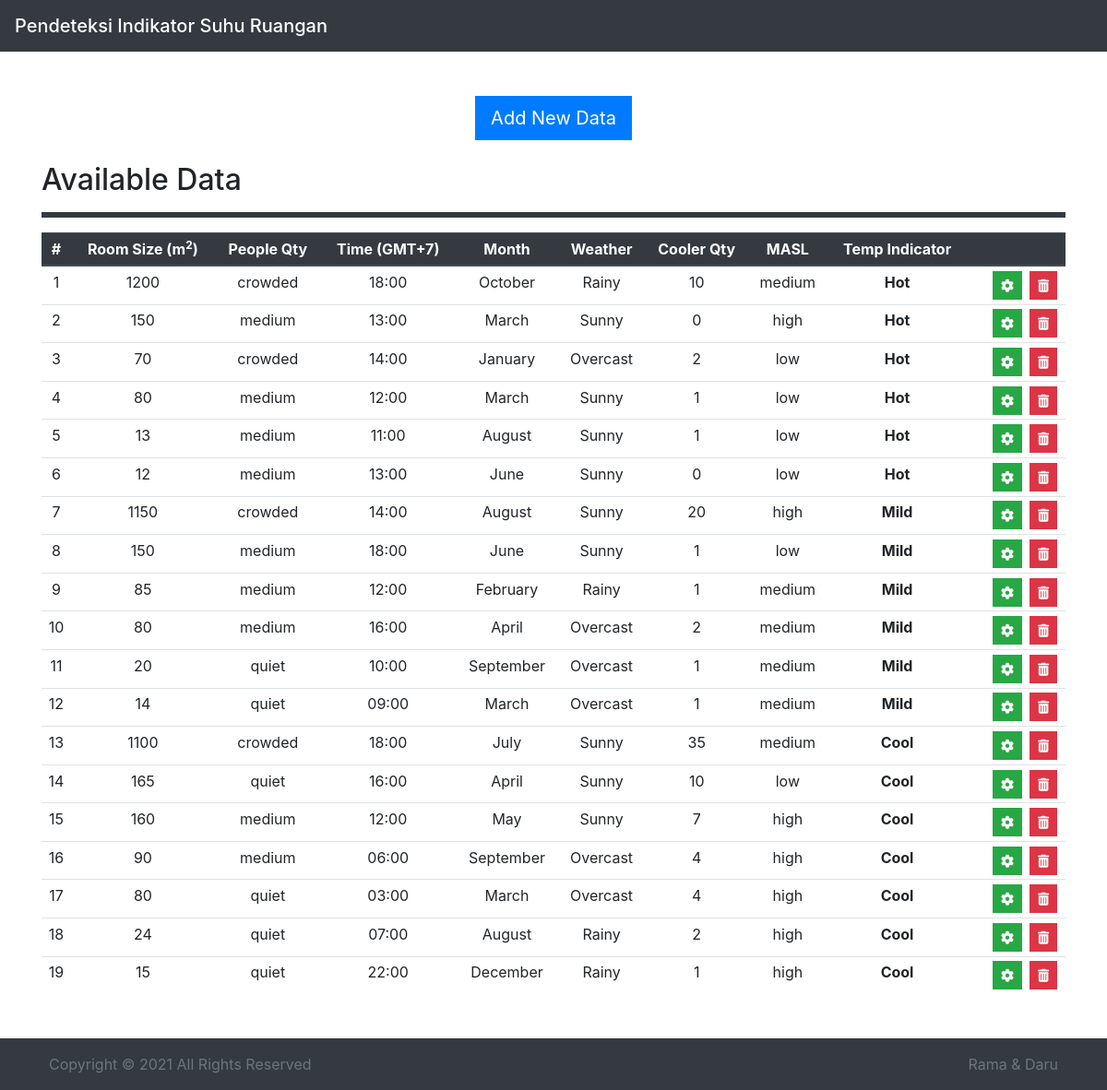
Before: / with the older database file.
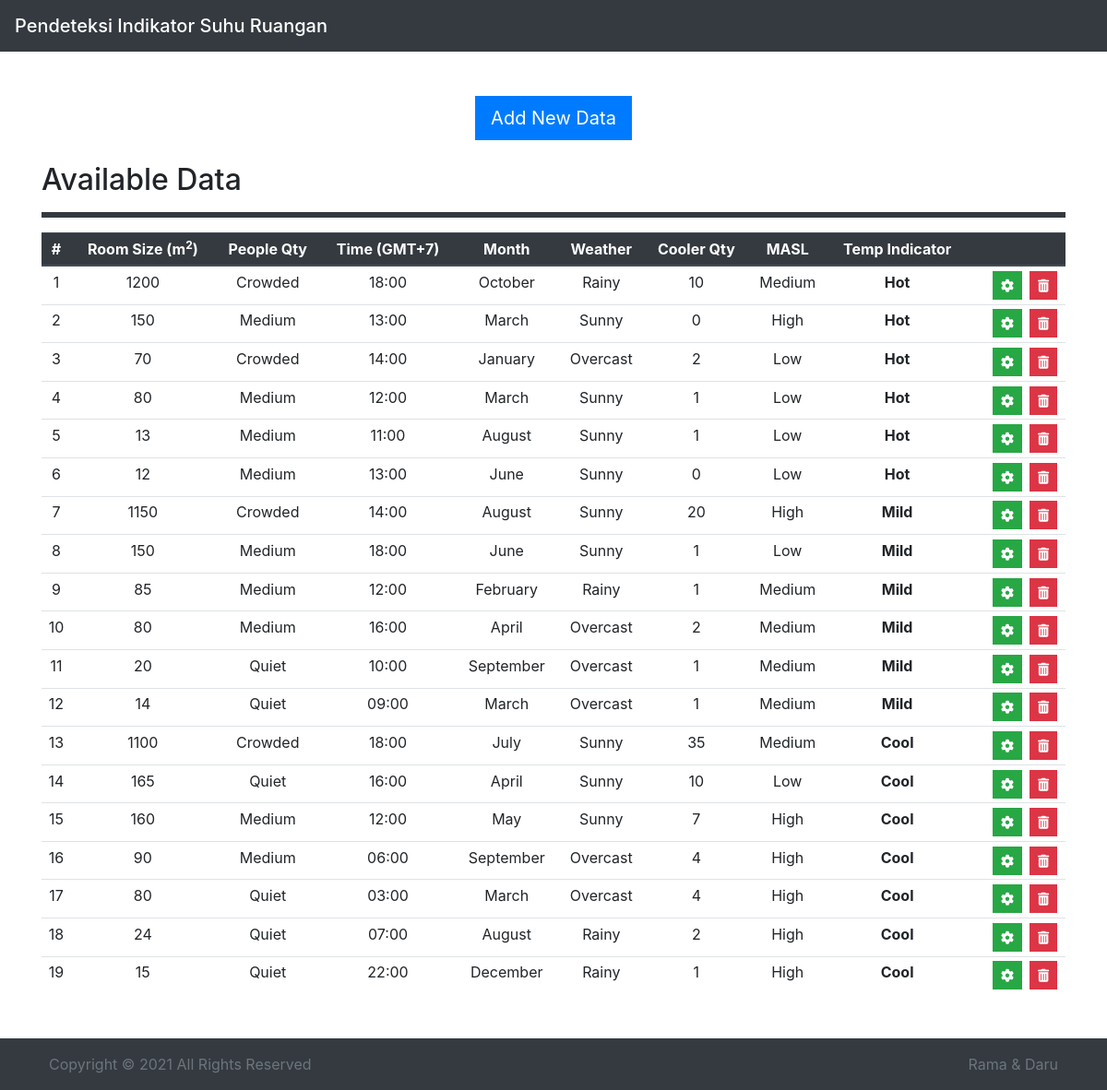
After: the same page with the newer database file.
### tables this page shows
CREATE TABLE `data` (
  `Id` int(11) NOT NULL,
  `RoomSize` int(11) NOT NULL,
  `PeopleQty` int(11) NOT NULL,
  `Time` time NOT NULL,
  `Month` int(11) NOT NULL,
  `Weather` int(11) NOT NULL,
  `CoolerQty` int(11) NOT NULL,
  `MASL` int(11) NOT NULL,
  `TempIndicator` int(11) NOT NULL
);

CREATE TABLE `people_qty` (
  `Id` int(11) NOT NULL,
  `PeopleQty` varchar(7) NOT NULL
);

CREATE TABLE `month` (
  `Id` int(11) NOT NULL,
  `Month` varchar(9) NOT NULL
);

CREATE TABLE `weather` (
  `Id` int(11) NOT NULL,
  `Weather` varchar(11) NOT NULL
);

CREATE TABLE `masl` (
  `Id` int(11) NOT NULL,
  `MASL` varchar(6) NOT NULL
);

CREATE TABLE `temp_indicator` (
  `Id` int(11) NOT NULL,
  `TempIndicator` varchar(11) NOT NULL
);

### index.php (the view, shortened to what this page needs)
<!DOCTYPE html>
<html lang="en">
<head>
  <link rel="stylesheet" href="https://stackpath.bootstrapcdn.com/bootstrap/4.4.1/css/bootstrap.min.css">
</head>
<body>
  <?php
    include 'database.php';
   ?>
  <header>
    <nav class="navbar navbar-dark bg-dark">
      <a class="navbar-brand mb-0 h1" href="index.php">Pendeteksi Indikator Suhu Ruangan</a>
    </nav>
  </header>
  <main class="container my-5">
    <div class="text-center my-4">
      <a class="btn btn-primary align-center btn-lg rounded-0" href="form.php" role="button">Add New Data</a>
    </div>
    <h2>Available Data</h2>
    <hr class="bg-dark">
    <?php
      $queryData = "SELECT * FROM data ORDER BY Id DESC";
      $exeData = mysqli_query($link, $queryData);
     ?>
    <table class="table table-sm table-hover">
      <thead class="thead-dark">
        <tr>
          <th class="text-center">#</th>
          <th class="text-center">Room Size (m<sup>2</sup>)</th>
          <th class="text-center">People Qty</th>
          <th class="text-center">Time (GMT+7)</th>
          <th class="text-center">Month</th>
          <th class="text-center">Weather</th>
          <th class="text-center">Cooler Qty</th>
          <th class="text-center">MASL</th>
          <th class="text-center">Temp Indicator</th>
          <th class="text-center"></th>
        </tr>
      </thead>
      <tbody>
        <?php
          $count = 0;
          while ($rowData = mysqli_fetch_object($exeData)) {
            $count++;
            $queryTemp = "SELECT TempIndicator FROM temp_indicator WHERE Id = ".$rowData->TempIndicator;
            $exeTemp = mysqli_query($link, $queryTemp);
            $rowTemp = mysqli_fetch_object($exeTemp);
            $queryMon = "SELECT Month FROM month WHERE Id = ".$rowData->Month;
            $exeMon = mysqli_query($link, $queryMon);
            $rowMon = mysqli_fetch_object($exeMon);
            $queryWeat = "SELECT Weather FROM weather WHERE Id = ".$rowData->Weather;
            $exeWeat = mysqli_query($link, $queryWeat);
            $rowWeat = mysqli_fetch_object($exeWeat);
            $queryPeople = "SELECT PeopleQty FROM people_qty WHERE Id = ".$rowData->PeopleQty;
            $exePeople = mysqli_query($link, $queryPeople);
            $rowPeople = mysqli_fetch_object($exePeople);
            $queryMasl = "SELECT MASL FROM masl WHERE Id = ".$rowData->MASL;
            $exeMasl = mysqli_query($link, $queryMasl);
            $rowMasl = mysqli_fetch_object($exeMasl);
            ?>
              <tr >
                <td class="text-center"><?=$count?></td>
                <td class="text-center"><?=$rowData->RoomSize?></td>
                <td class="text-center"><?=$rowPeople->PeopleQty?></td>
                <td class="text-center">
                  <?php
                    $Time = explode(":", $rowData->Time);
                    print("$Time[0]:$Time[1]");
                  ?>
                </td>
                <td class="text-center"><?=$rowMon->Month;?></td>
                <td class="text-center"><?=$rowWeat->Weather?></td>
                <td class="text-center"><?=$rowData->CoolerQty?></td>
                <td class="text-center"><?=$rowMasl->MASL?></td>
                <td class="text-center"><b><?=$rowTemp->TempIndicator?></b></td>
                <td class="">
                  <a href="#" class="btn btn-sm btn-danger rounded-0 float-right mx-1">
                    <i class="fa fa-trash"></i>
                  </a>
                  <a href="#" class="btn btn-sm btn-success rounded-0 float-right mx-1">
                    <i class="fa fa-cog"></i>
                  </a>
                </td>
              </tr>
            <?php
          }
         ?>
      </tbody>
    </table>
  </main>
  <footer class="bg-dark p-2">
      <div class="container">
        <div class="row">
          <div class="col-6">
            <p class="m-2 text-muted text-left">Copyright &copy; 2021 All Rights Reserved</p>
          </div>
          <div class="col-6">
            <p class="m-2 text-muted text-right">Rama & Daru</p>
          </div>
        </div>
      </div>
  </footer>
</body>
</html>

### index.php (style rules this page uses)
hr { height: 5px; }

Changed rows visible on the page:
changed through a linked row, data "October": PeopleQty.PeopleQty "crowded" → "Crowded"; MASL.MASL "medium" → "Medium"
changed through a linked row, data (number 2 of 19 on the later page): PeopleQty.PeopleQty "medium" → "Medium"; MASL.MASL "high" → "High"
changed through a linked row, data "January": PeopleQty.PeopleQty "crowded" → "Crowded"; MASL.MASL "low" → "Low"
changed through a linked row, data (number 4 of 19 on the later page): PeopleQty.PeopleQty "medium" → "Medium"; MASL.MASL "low" → "Low"
changed through a linked row, data (number 5 of 19 on the later page): PeopleQty.PeopleQty "medium" → "Medium"; MASL.MASL "low" → "Low"
changed through a linked row, data (number 6 of 19 on the later page): PeopleQty.PeopleQty "medium" → "Medium"; MASL.MASL "low" → "Low"
changed through a linked row, data (number 7 of 19 on the later page): PeopleQty.PeopleQty "crowded" → "Crowded"; MASL.MASL "high" → "High"
changed through a linked row, data (number 8 of 19 on the later page): PeopleQty.PeopleQty "medium" → "Medium"; MASL.MASL "low" → "Low"
changed through a linked row, data "February": PeopleQty.PeopleQty "medium" → "Medium"; MASL.MASL "medium" → "Medium"
changed through a linked row, data (number 10 of 19 on the later page): PeopleQty.PeopleQty "medium" → "Medium"; MASL.MASL "medium" → "Medium"
changed through a linked row, data (number 11 of 19 on the later page): PeopleQty.PeopleQty "quiet" → "Quiet"; MASL.MASL "medium" → "Medium"
changed through a linked row, data (number 12 of 19 on the later page): PeopleQty.PeopleQty "quiet" → "Quiet"; MASL.MASL "medium" → "Medium"
changed through a linked row, data "July": PeopleQty.PeopleQty "crowded" → "Crowded"; MASL.MASL "medium" → "Medium"
changed through a linked row, data (number 14 of 19 on the later page): PeopleQty.PeopleQty "quiet" → "Quiet"; MASL.MASL "low" → "Low"
changed through a linked row, data "May": PeopleQty.PeopleQty "medium" → "Medium"; MASL.MASL "high" → "High"
changed through a linked row, data (number 16 of 19 on the later page): PeopleQty.PeopleQty "medium" → "Medium"; MASL.MASL "high" → "High"
changed through a linked row, data (number 17 of 19 on the later page): PeopleQty.PeopleQty "quiet" → "Quiet"; MASL.MASL "high" → "High"
changed through a linked row, data (number 18 of 19 on the later page): PeopleQty.PeopleQty "quiet" → "Quiet"; MASL.MASL "high" → "High"
changed through a linked row, data "December": PeopleQty.PeopleQty "quiet" → "Quiet"; MASL.MASL "high" → "High"
